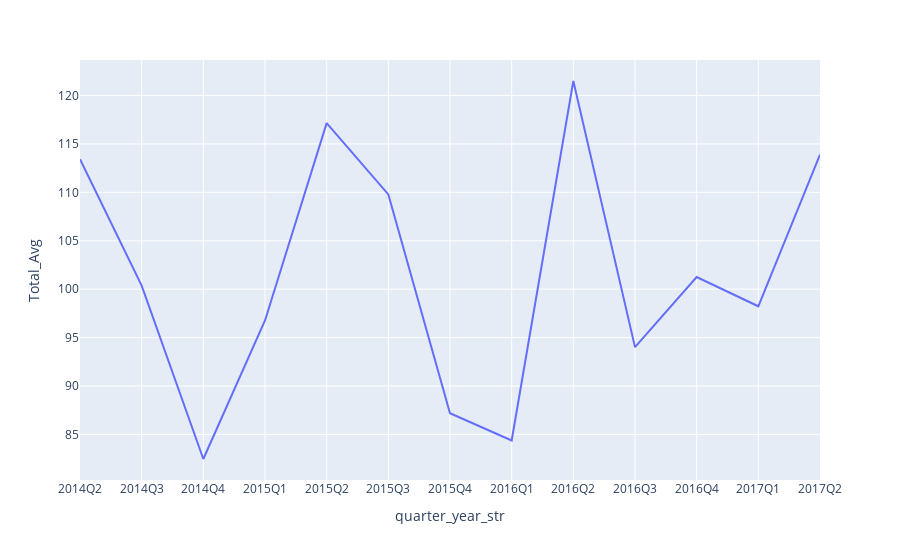
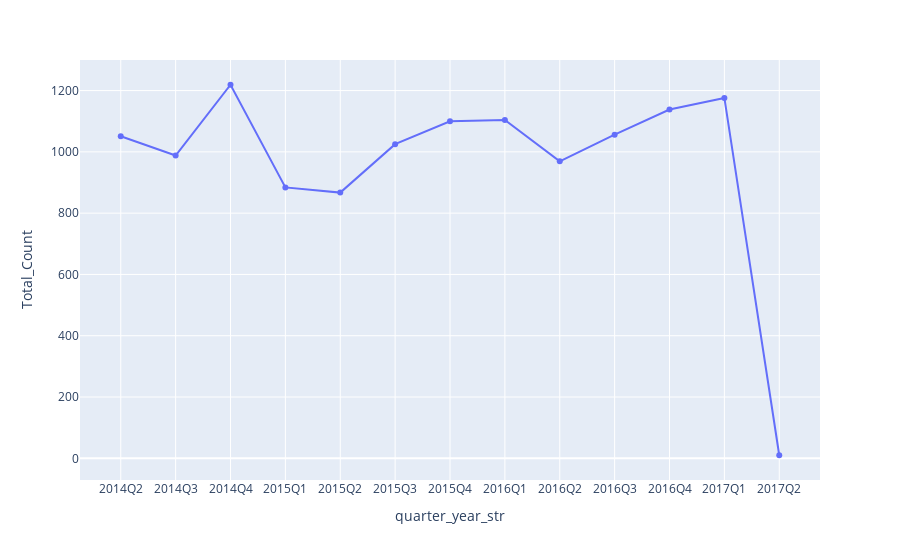

Notebook code for these charts, in order:
### Markdown cell above
Quarterly

### Code cell
fig = px.line(ts_ds_q,x=ts_ds_q.index,y='Total_Avg')
fig.show()
fig = px.line(ts_ds_q,x=ts_ds_q.index,y='Total_Count',markers='x')
fig.show()

### Figure 1 — Plotly figure (JSON) as saved in the notebook; plotly's stock layout.template omitted (floating-point values rounded to 4 significant figures)
{"data": [{"hovertemplate": "quarter_year_str=%{x}<br>Total_Avg=%{y}<extra></extra>", "legendgroup": "", "line": {"color": "#636efa", "dash": "solid"}, "marker": {"symbol": "circle"}, "mode": "lines", "name": "", "orientation": "v", "showlegend": false, "type": "scatter", "x": ["2014Q2", "2014Q3", "2014Q4", "2015Q1", "2015Q2", "2015Q3", "2015Q4", "2016Q1", "2016Q2", "2016Q3", "2016Q4", "2017Q1", "2017Q2"], "xaxis": "x", "y": [113.4, 100.4, 82.46, 96.76, 117.1, 109.8, 87.19, 84.37, 121.5, 94.02, 101.3, 98.23, 113.9], "yaxis": "y"}], "layout": {"legend": {"tracegroupgap": 0}, "margin": {"t": 60}, "xaxis": {"anchor": "y", "domain": [0, 1], "title": {"text": "quarter_year_str"}}, "yaxis": {"anchor": "x", "domain": [0, 1], "title": {"text": "Total_Avg"}}}}

### Figure 2 — Plotly figure (JSON) as saved in the notebook; plotly's stock layout.template omitted (floating-point values rounded to 4 significant figures)
{"data": [{"hovertemplate": "quarter_year_str=%{x}<br>Total_Count=%{y}<extra></extra>", "legendgroup": "", "line": {"color": "#636efa", "dash": "solid"}, "marker": {"symbol": "circle"}, "mode": "lines+markers", "name": "", "orientation": "v", "showlegend": false, "type": "scatter", "x": ["2014Q2", "2014Q3", "2014Q4", "2015Q1", "2015Q2", "2015Q3", "2015Q4", "2016Q1", "2016Q2", "2016Q3", "2016Q4", "2017Q1", "2017Q2"], "xaxis": "x", "y": [1051, 988, 1219, 884, 867, 1025, 1100, 1104, 969, 1056, 1138, 1176, 10], "yaxis": "y"}], "layout": {"legend": {"tracegroupgap": 0}, "margin": {"t": 60}, "xaxis": {"anchor": "y", "domain": [0, 1], "title": {"text": "quarter_year_str"}}, "yaxis": {"anchor": "x", "domain": [0, 1], "title": {"text": "Total_Count"}}}}
